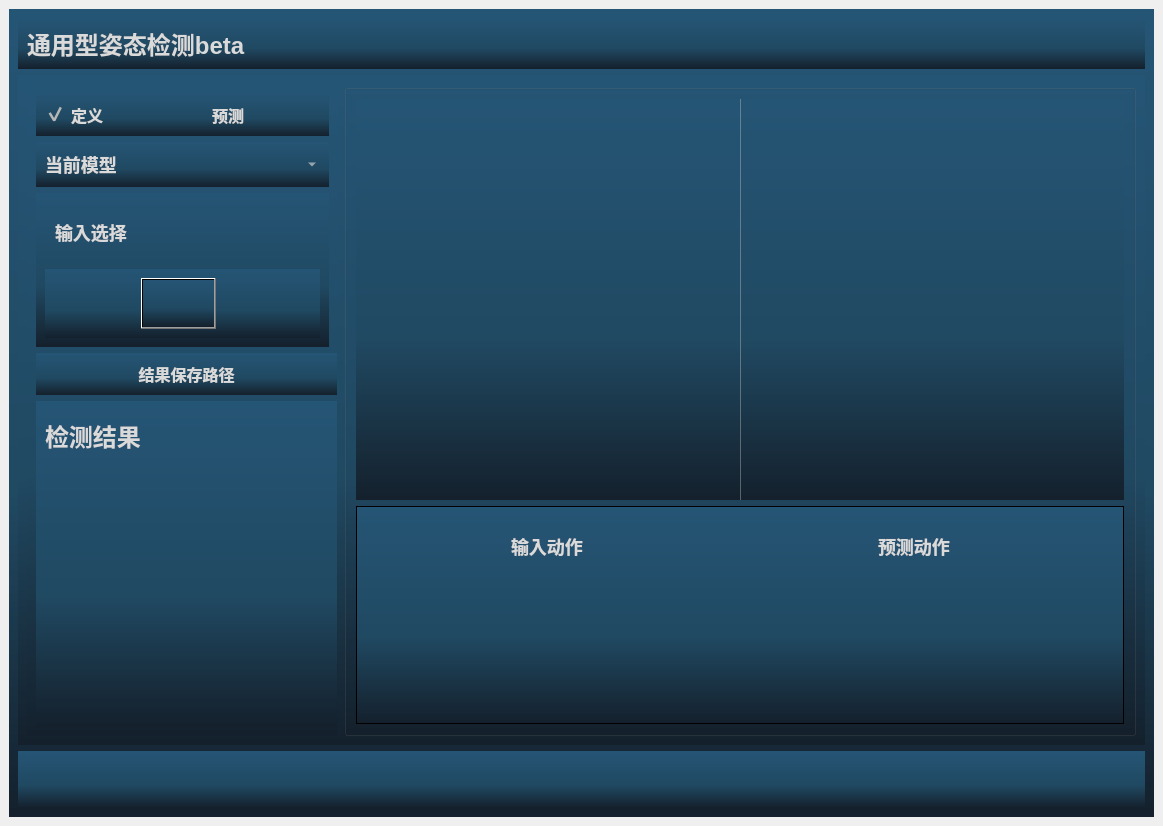
<?xml version="1.0" encoding="UTF-8"?>
<ui version="4.0">
 <class>MainWindow</class>
 <widget class="QMainWindow" name="MainWindow">
  <property name="geometry">
   <rect>
    <x>0</x>
    <y>0</y>
    <width>1160</width>
    <height>826</height>
   </rect>
  </property>
  <property name="windowTitle">
   <string>MainWindow</string>
  </property>
  <widget class="QWidget" name="centralwidget">
   <layout class="QHBoxLayout" name="horizontalLayout_7">
    <item>
     <widget class="QWidget" name="widget" native="true">
      <property name="styleSheet">
       <string notr="true">background-color: qlineargradient( x0:0, y0:1, x1:0, y1:1, stop:0 rgb(20, 32, 44), stop:0.4 rgb(32, 73, 98),stop:1 rgb(37,85,117));</string>
      </property>
      <layout class="QVBoxLayout" name="verticalLayout_5">
       <item>
        <widget class="QWidget" name="topBar" native="true">
         <property name="minimumSize">
          <size>
           <width>0</width>
           <height>51</height>
          </size>
         </property>
         <property name="maximumSize">
          <size>
           <width>16777215</width>
           <height>51</height>
          </size>
         </property>
         <property name="styleSheet">
          <string notr="true"/>
         </property>
         <layout class="QHBoxLayout" name="horizontalLayout">
          <item>
           <widget class="QLabel" name="label">
            <property name="styleSheet">
             <string notr="true">QLabel
{
	font-size: 24px;
	font-family: &quot;Microsoft YaHei&quot;;
	font-weight: bold;
 		border-radius:9px;
		background:rgba(66, 195, 255, 0);
color: rgb(218, 218, 218);
}</string>
            </property>
            <property name="text">
             <string>通用型姿态检测beta</string>
            </property>
           </widget>
          </item>
          <item>
           <spacer name="horizontalSpacer">
            <property name="orientation">
             <enum>Qt::Horizontal</enum>
            </property>
            <property name="sizeHint" stdset="0">
             <size>
              <width>677</width>
              <height>20</height>
             </size>
            </property>
           </spacer>
          </item>
         </layout>
        </widget>
       </item>
       <item>
        <widget class="QWidget" name="mainBoard" native="true">
         <property name="minimumSize">
          <size>
           <width>0</width>
           <height>651</height>
          </size>
         </property>
         <layout class="QHBoxLayout" name="horizontalLayout_6">
          <item>
           <widget class="QWidget" name="widget_2" native="true">
            <property name="maximumSize">
             <size>
              <width>311</width>
              <height>661</height>
             </size>
            </property>
            <layout class="QVBoxLayout" name="verticalLayout">
             <item>
              <widget class="QWidget" name="widget_5" native="true">
               <layout class="QHBoxLayout" name="horizontalLayout_4">
                <item>
                 <widget class="QCheckBox" name="define_check">
                  <property name="styleSheet">
                   <string notr="true">
QCheckBox
{font-size: 16px;
	font-family: &quot;Microsoft YaHei&quot;;
	font-weight: bold;
 		border-radius:9px;
		background:rgba(66, 195, 255, 0);
color: rgb(218, 218, 218);;}

QCheckBox::indicator {
	width: 20px;
	height: 20px;
}
QCheckBox::indicator:unchecked {
    image: url(:/img/icon/button-off.png);
}

QCheckBox::indicator:checked {
    
    image: url(:/img/icon/button-on.png);
}
</string>
                  </property>
                  <property name="text">
                   <string>定义</string>
                  </property>
                  <property name="checked">
                   <bool>true</bool>
                  </property>
                  <property name="autoExclusive">
                   <bool>true</bool>
                  </property>
                  <attribute name="buttonGroup">
                   <string notr="true">buttonGroup_2</string>
                  </attribute>
                 </widget>
                </item>
                <item>
                 <widget class="QCheckBox" name="predict_check">
                  <property name="styleSheet">
                   <string notr="true">
QCheckBox
{font-size: 16px;
	font-family: &quot;Microsoft YaHei&quot;;
	font-weight: bold;
 		border-radius:9px;
		background:rgba(66, 195, 255, 0);
color: rgb(218, 218, 218);;}

QCheckBox::indicator {
	width: 20px;
	height: 20px;
}
QCheckBox::indicator:unchecked {
    image: url(:/img/icon/button-off.png);
}

QCheckBox::indicator:checked {
    
    image: url(:/img/icon/button-on.png);
}
</string>
                  </property>
                  <property name="text">
                   <string>预测</string>
                  </property>
                  <property name="autoExclusive">
                   <bool>true</bool>
                  </property>
                  <attribute name="buttonGroup">
                   <string notr="true">buttonGroup_2</string>
                  </attribute>
                 </widget>
                </item>
               </layout>
              </widget>
             </item>
             <item>
              <widget class="QWidget" name="widget_6" native="true">
               <property name="styleSheet">
                <string notr="true"/>
               </property>
               <layout class="QHBoxLayout" name="horizontalLayout_8">
                <item>
                 <widget class="QLabel" name="currentModel">
                  <property name="styleSheet">
                   <string notr="true">QLabel
{
	font-size: 18px;
	font-family: &quot;Microsoft YaHei&quot;;
	font-weight: bold;
 		border-radius:9px;
		background:rgba(66, 195, 255, 0);
color: rgb(218, 218, 218);
}
</string>
                  </property>
                  <property name="text">
                   <string>当前模型</string>
                  </property>
                 </widget>
                </item>
                <item>
                 <widget class="QComboBox" name="modelBox">
                  <property name="styleSheet">
                   <string notr="true">QComboBox QAbstractItemView {
font-family: &quot;Microsoft YaHei&quot;;
font-size: 16px;
background:rgba(200, 200, 200,150);
selection-background-color: rgba(200, 200, 200,50);
color: rgb(218, 218, 218);
outline:none;
border:none;}
QComboBox{
font-family: &quot;Microsoft YaHei&quot;;
font-size: 16px;
color: rgb(218, 218, 218);
border-width:0px;
border-color:white;
border-style:solid;
background-color: rgba(200, 200, 200,0);}

QComboBox::drop-down {
margin-top:8;
height:20;
background:rgba(255,255,255,0);
border-image: url(:/img/icon/下拉_白色.png);
}
</string>
                  </property>
                 </widget>
                </item>
               </layout>
              </widget>
             </item>
             <item>
              <widget class="QWidget" name="widget_7" native="true">
               <layout class="QVBoxLayout" name="verticalLayout_3">
                <item>
                 <widget class="QLabel" name="label_7">
                  <property name="minimumSize">
                   <size>
                    <width>311</width>
                    <height>61</height>
                   </size>
                  </property>
                  <property name="styleSheet">
                   <string notr="true">QLabel
{
	font-size: 18px;
	font-family: &quot;Microsoft YaHei&quot;;
	font-weight: bold;
 		border-radius:9px;
		background:rgba(66, 195, 255, 0);
color: rgb(218, 218, 218);
}
</string>
                  </property>
                  <property name="text">
                   <string>  输入选择</string>
                  </property>
                 </widget>
                </item>
                <item>
                 <widget class="QWidget" name="widget_8" native="true">
                  <layout class="QHBoxLayout" name="horizontalLayout_5">
                   <item>
                    <widget class="QPushButton" name="fileButton">
                     <property name="minimumSize">
                      <size>
                       <width>81</width>
                       <height>51</height>
                      </size>
                     </property>
                     <property name="maximumSize">
                      <size>
                       <width>81</width>
                       <height>51</height>
                      </size>
                     </property>
                     <property name="styleSheet">
                      <string notr="true">QPushButton{font-family: &quot;Microsoft YaHei&quot;;
	image: url(:/img/icon/打开.png);
font-size: 14px;
font-weight: bold;
color:white;
text-align: center center;
padding-left: 5px;
padding-right: 5px;
padding-top: 4px;
padding-bottom: 4px;
border-style: solid;
border-width: 0px;
border-color: rgba(255, 255, 255, 255);
border-radius: 3px;
background-color: rgba(200, 200, 200,0);}

QPushButton:focus{outline: none;}

QPushButton::pressed{font-family: &quot;Microsoft YaHei&quot;;
                     font-size: 14px;
                     font-weight: bold;
                     color:rgb(200,200,200);
                     text-align: center center;
                     padding-left: 5px;
                     padding-right: 5px;
                     padding-top: 4px;
                     padding-bottom: 4px;
                     border-style: solid;
                     border-width: 0px;
                     border-color: rgba(255, 255, 255, 255);
                     border-radius: 3px;
                     background-color:  #bf513b;}

QPushButton::disabled{font-family: &quot;Microsoft YaHei&quot;;
                     font-size: 14px;
                     font-weight: bold;
                     color:rgb(200,200,200);
                     text-align: center center;
                     padding-left: 5px;
                     padding-right: 5px;
                     padding-top: 4px;
                     padding-bottom: 4px;
                     border-style: solid;
                     border-width: 0px;
                     border-color: rgba(255, 255, 255, 255);
                     border-radius: 3px;
                     background-color:  #bf513b;}
QPushButton::hover {
border-style: solid;
border-width: 0px;
border-radius: 0px;
background-color: rgba(48,148,243,80);}</string>
                     </property>
                     <property name="text">
                      <string/>
                     </property>
                    </widget>
                   </item>
                   <item>
                    <widget class="QPushButton" name="cameraButton">
                     <property name="minimumSize">
                      <size>
                       <width>75</width>
                       <height>51</height>
                      </size>
                     </property>
                     <property name="maximumSize">
                      <size>
                       <width>75</width>
                       <height>51</height>
                      </size>
                     </property>
                     <property name="styleSheet">
                      <string notr="true">QPushButton{font-family: &quot;Microsoft YaHei&quot;;
	image: url(:/img/icon/摄像头开.png);
font-size: 14px;
font-weight: bold;
color:white;
text-align: center center;
padding-left: 5px;
padding-right: 5px;
padding-top: 4px;
padding-bottom: 4px;
border-style: solid;
border-width: 0px;
border-color: rgba(255, 255, 255, 255);
border-radius: 3px;
background-color: rgba(48,148,243,0);}

QPushButton:focus{outline: none;}

QPushButton::pressed{font-family: &quot;Microsoft YaHei&quot;;
                     font-size: 14px;
                     font-weight: bold;
                     color:rgb(200,200,200);
                     text-align: center center;
                     padding-left: 5px;
                     padding-right: 5px;
                     padding-top: 4px;
                     padding-bottom: 4px;
                     border-style: solid;
                     border-width: 0px;
                     border-color: rgba(255, 255, 255, 255);
                     border-radius: 3px;
                     background-color:  #bf513b;}

QPushButton::disabled{font-family: &quot;Microsoft YaHei&quot;;
                     font-size: 14px;
                     font-weight: bold;
                     color:rgb(200,200,200);
                     text-align: center center;
                     padding-left: 5px;
                     padding-right: 5px;
                     padding-top: 4px;
                     padding-bottom: 4px;
                     border-style: solid;
                     border-width: 0px;
                     border-color: rgba(255, 255, 255, 255);
                     border-radius: 3px;
                     background-color:  #bf513b;}
QPushButton::hover {
border-style: solid;
border-width: 0px;
border-radius: 0px;
background-color: rgba(48,148,243,80);}
image: url(:/img/icon/摄像头开.png);</string>
                     </property>
                     <property name="text">
                      <string/>
                     </property>
                    </widget>
                   </item>
                   <item>
                    <spacer name="horizontalSpacer_4">
                     <property name="orientation">
                      <enum>Qt::Horizontal</enum>
                     </property>
                     <property name="sizeHint" stdset="0">
                      <size>
                       <width>86</width>
                       <height>20</height>
                      </size>
                     </property>
                    </spacer>
                   </item>
                  </layout>
                 </widget>
                </item>
               </layout>
              </widget>
             </item>
             <item>
              <widget class="QWidget" name="widget_4" native="true">
               <property name="minimumSize">
                <size>
                 <width>301</width>
                 <height>0</height>
                </size>
               </property>
               <layout class="QHBoxLayout" name="horizontalLayout_3">
                <item>
                 <widget class="QPushButton" name="saveButton">
                  <property name="styleSheet">
                   <string notr="true">QPushButton{
font-size: 16px;
	font-family: &quot;Microsoft YaHei&quot;;
	font-weight: bold;
 		border-radius:9px;
		background:rgba(66, 195, 255, 0);
color: rgb(218, 218, 218);;}
QPushButton::focus{outline: none;}
QPushButton::hover {
border-style: bold;
border-width: 0px;
border-radius: 0px;
background-color: rgba(223, 223, 223, 150);}</string>
                  </property>
                  <property name="text">
                   <string>结果保存路径</string>
                  </property>
                 </widget>
                </item>
               </layout>
              </widget>
             </item>
             <item>
              <widget class="QWidget" name="widget_3" native="true">
               <property name="minimumSize">
                <size>
                 <width>301</width>
                 <height>0</height>
                </size>
               </property>
               <layout class="QVBoxLayout" name="verticalLayout_2">
                <item>
                 <widget class="QLabel" name="label_2">
                  <property name="minimumSize">
                   <size>
                    <width>0</width>
                    <height>51</height>
                   </size>
                  </property>
                  <property name="styleSheet">
                   <string notr="true">QLabel
{
	font-size:24px;
	font-family: &quot;Microsoft YaHei&quot;;
	font-weight: bold;
 		border-radius:9px;
		background:rgba(66, 195, 255, 0);
color: rgb(218, 218, 218);
}
</string>
                  </property>
                  <property name="text">
                   <string>检测结果</string>
                  </property>
                 </widget>
                </item>
                <item>
                 <widget class="QLabel" name="report_label">
                  <property name="minimumSize">
                   <size>
                    <width>0</width>
                    <height>251</height>
                   </size>
                  </property>
                  <property name="styleSheet">
                   <string notr="true">QLabel
{
	font-size: 20px;
	font-family: &quot;Microsoft YaHei&quot;;
	font-weight: bold;
 		border-radius:9px;
		background:rgba(66, 195, 255, 0);
color: rgb(218, 218, 218);
}
</string>
                  </property>
                  <property name="text">
                   <string/>
                  </property>
                 </widget>
                </item>
               </layout>
              </widget>
             </item>
            </layout>
           </widget>
          </item>
          <item>
           <widget class="QGroupBox" name="groupBox">
            <property name="minimumSize">
             <size>
              <width>0</width>
              <height>651</height>
             </size>
            </property>
            <property name="title">
             <string/>
            </property>
            <layout class="QVBoxLayout" name="verticalLayout_6">
             <item>
              <widget class="QSplitter" name="splitter">
               <property name="enabled">
                <bool>true</bool>
               </property>
               <property name="minimumSize">
                <size>
                 <width>0</width>
                 <height>401</height>
                </size>
               </property>
               <property name="styleSheet">
                <string notr="true">#splitter::handle{background: 1px solid  rgba(200, 200, 200,100);}</string>
               </property>
               <property name="frameShape">
                <enum>QFrame::NoFrame</enum>
               </property>
               <property name="lineWidth">
                <number>10</number>
               </property>
               <property name="orientation">
                <enum>Qt::Horizontal</enum>
               </property>
               <property name="handleWidth">
                <number>1</number>
               </property>
               <widget class="Label_click_Mouse" name="raw_video">
                <property name="enabled">
                 <bool>true</bool>
                </property>
                <property name="sizePolicy">
                 <sizepolicy hsizetype="Ignored" vsizetype="Ignored">
                  <horstretch>0</horstretch>
                  <verstretch>0</verstretch>
                 </sizepolicy>
                </property>
                <property name="minimumSize">
                 <size>
                  <width>200</width>
                  <height>0</height>
                 </size>
                </property>
                <property name="font">
                 <font>
                  <family>微软雅黑</family>
                  <pointsize>36</pointsize>
                 </font>
                </property>
                <property name="cursor">
                 <cursorShape>ArrowCursor</cursorShape>
                </property>
                <property name="styleSheet">
                 <string notr="true">color: rgb(218, 218, 218);
</string>
                </property>
                <property name="text">
                 <string/>
                </property>
                <property name="scaledContents">
                 <bool>false</bool>
                </property>
                <property name="alignment">
                 <set>Qt::AlignCenter</set>
                </property>
               </widget>
               <widget class="Label_click_Mouse" name="out_video">
                <property name="enabled">
                 <bool>true</bool>
                </property>
                <property name="sizePolicy">
                 <sizepolicy hsizetype="Ignored" vsizetype="Ignored">
                  <horstretch>0</horstretch>
                  <verstretch>0</verstretch>
                 </sizepolicy>
                </property>
                <property name="minimumSize">
                 <size>
                  <width>200</width>
                  <height>0</height>
                 </size>
                </property>
                <property name="font">
                 <font>
                  <family>微软雅黑</family>
                  <pointsize>36</pointsize>
                 </font>
                </property>
                <property name="cursor">
                 <cursorShape>ArrowCursor</cursorShape>
                </property>
                <property name="styleSheet">
                 <string notr="true">color: rgb(218, 218, 218);
</string>
                </property>
                <property name="text">
                 <string/>
                </property>
                <property name="scaledContents">
                 <bool>false</bool>
                </property>
                <property name="alignment">
                 <set>Qt::AlignCenter</set>
                </property>
               </widget>
              </widget>
             </item>
             <item>
              <widget class="QFrame" name="frame">
               <property name="frameShape">
                <enum>QFrame::StyledPanel</enum>
               </property>
               <property name="frameShadow">
                <enum>QFrame::Raised</enum>
               </property>
               <layout class="QFormLayout" name="formLayout">
                <item row="0" column="0">
                 <widget class="QLabel" name="label_8">
                  <property name="minimumSize">
                   <size>
                    <width>371</width>
                    <height>61</height>
                   </size>
                  </property>
                  <property name="styleSheet">
                   <string notr="true">QLabel
{
	font-size: 18px;
	font-family: &quot;Microsoft YaHei&quot;;
	font-weight: bold;
 		border-radius:9px;
		background:rgba(66, 195, 255, 0);
color: rgb(218, 218, 218);
}
</string>
                  </property>
                  <property name="text">
                   <string>                             输入动作</string>
                  </property>
                 </widget>
                </item>
                <item row="0" column="1">
                 <widget class="QLabel" name="label_9">
                  <property name="minimumSize">
                   <size>
                    <width>371</width>
                    <height>61</height>
                   </size>
                  </property>
                  <property name="styleSheet">
                   <string notr="true">QLabel
{
	font-size: 18px;
	font-family: &quot;Microsoft YaHei&quot;;
	font-weight: bold;
 		border-radius:9px;
		background:rgba(66, 195, 255, 0);
color: rgb(218, 218, 218);
}
</string>
                  </property>
                  <property name="text">
                   <string>                           预测动作</string>
                  </property>
                 </widget>
                </item>
                <item row="1" column="0">
                 <widget class="QLabel" name="input_poseLabel">
                  <property name="minimumSize">
                   <size>
                    <width>371</width>
                    <height>41</height>
                   </size>
                  </property>
                  <property name="styleSheet">
                   <string notr="true">QLabel
{
	font-size: 18px;
	font-family: &quot;Microsoft YaHei&quot;;
	font-weight: bold;
 		border-radius:9px;
		background:rgba(66, 195, 255, 0);
color: rgb(218, 218, 218);
}
</string>
                  </property>
                  <property name="text">
                   <string/>
                  </property>
                  <property name="alignment">
                   <set>Qt::AlignCenter</set>
                  </property>
                 </widget>
                </item>
                <item row="1" column="1">
                 <widget class="QLabel" name="output_poseLabel">
                  <property name="minimumSize">
                   <size>
                    <width>371</width>
                    <height>41</height>
                   </size>
                  </property>
                  <property name="styleSheet">
                   <string notr="true">QLabel
{
	font-size: 18px;
	font-family: &quot;Microsoft YaHei&quot;;
	font-weight: bold;
 		border-radius:9px;
		background:rgba(66, 195, 255, 0);
color: rgb(218, 218, 218);
}
</string>
                  </property>
                  <property name="text">
                   <string/>
                  </property>
                  <property name="alignment">
                   <set>Qt::AlignCenter</set>
                  </property>
                 </widget>
                </item>
               </layout>
              </widget>
             </item>
            </layout>
           </widget>
          </item>
         </layout>
        </widget>
       </item>
       <item>
        <widget class="QWidget" name="status" native="true">
         <property name="minimumSize">
          <size>
           <width>1101</width>
           <height>0</height>
          </size>
         </property>
         <layout class="QHBoxLayout" name="horizontalLayout_2">
          <item>
           <widget class="QLabel" name="statuslabel">
            <property name="minimumSize">
             <size>
              <width>981</width>
              <height>0</height>
             </size>
            </property>
            <property name="styleSheet">
             <string notr="true">QLabel
{
	font-size: 16px;
	font-family: &quot;Microsoft YaHei&quot;;
	font-weight: light;
 		border-radius:9px;
		background:rgba(66, 195, 255, 0);
color: rgb(218, 218, 218);
}
</string>
            </property>
            <property name="text">
             <string/>
            </property>
           </widget>
          </item>
          <item>
           <spacer name="horizontalSpacer_2">
            <property name="orientation">
             <enum>Qt::Horizontal</enum>
            </property>
            <property name="sizeHint" stdset="0">
             <size>
              <width>116</width>
              <height>20</height>
             </size>
            </property>
           </spacer>
          </item>
         </layout>
        </widget>
       </item>
      </layout>
     </widget>
    </item>
   </layout>
  </widget>
 </widget>
 <customwidgets>
  <customwidget>
   <class>Label_click_Mouse</class>
   <extends>QLabel</extends>
   <header>MouseLabel.h</header>
  </customwidget>
 </customwidgets>
 <resources>
  <include location="../apprcc.qrc"/>
 </resources>
 <connections/>
 <buttongroups>
  <buttongroup name="buttonGroup_2"/>
 </buttongroups>
</ui>
